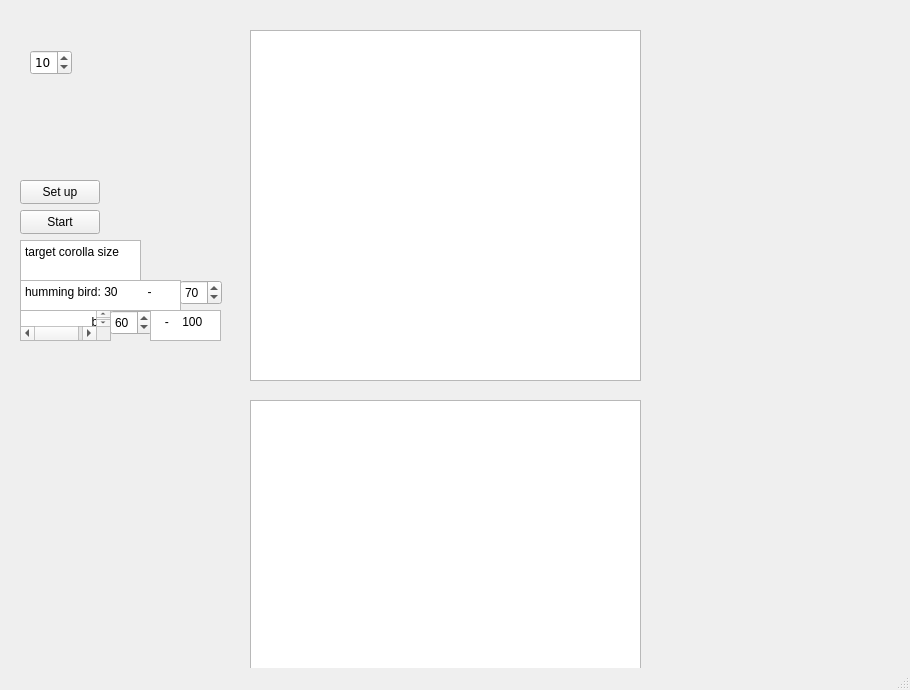
<?xml version="1.0" encoding="UTF-8"?>
<ui version="4.0">
 <class>MainWindow</class>
 <widget class="QMainWindow" name="MainWindow">
  <property name="geometry">
   <rect>
    <x>0</x>
    <y>0</y>
    <width>910</width>
    <height>690</height>
   </rect>
  </property>
  <property name="windowTitle">
   <string>MainWindow</string>
  </property>
  <widget class="QWidget" name="centralwidget">
   <widget class="QPushButton" name="setup">
    <property name="geometry">
     <rect>
      <x>20</x>
      <y>180</y>
      <width>80</width>
      <height>24</height>
     </rect>
    </property>
    <property name="text">
     <string>Set up</string>
    </property>
   </widget>
   <widget class="QGraphicsView" name="map">
    <property name="geometry">
     <rect>
      <x>250</x>
      <y>30</y>
      <width>391</width>
      <height>351</height>
     </rect>
    </property>
   </widget>
   <widget class="QSpinBox" name="spinBox_flowers">
    <property name="geometry">
     <rect>
      <x>30</x>
      <y>50</y>
      <width>42</width>
      <height>25</height>
     </rect>
    </property>
    <property name="font">
     <font>
      <family>Verdana</family>
      <pointsize>9</pointsize>
     </font>
    </property>
    <property name="minimum">
     <number>-3</number>
    </property>
    <property name="maximum">
     <number>20</number>
    </property>
    <property name="value">
     <number>10</number>
    </property>
   </widget>
   <widget class="QPushButton" name="start">
    <property name="geometry">
     <rect>
      <x>20</x>
      <y>210</y>
      <width>80</width>
      <height>24</height>
     </rect>
    </property>
    <property name="text">
     <string>Start</string>
    </property>
   </widget>
   <widget class="QSpinBox" name="spinBox_hums_range_max">
    <property name="geometry">
     <rect>
      <x>180</x>
      <y>280</y>
      <width>42</width>
      <height>25</height>
     </rect>
    </property>
    <property name="minimum">
     <number>30</number>
    </property>
    <property name="maximum">
     <number>100</number>
    </property>
    <property name="value">
     <number>70</number>
    </property>
   </widget>
   <widget class="QSpinBox" name="spinBox_bats_range_min">
    <property name="geometry">
     <rect>
      <x>110</x>
      <y>310</y>
      <width>42</width>
      <height>25</height>
     </rect>
    </property>
    <property name="minimum">
     <number>30</number>
    </property>
    <property name="maximum">
     <number>100</number>
    </property>
    <property name="value">
     <number>60</number>
    </property>
   </widget>
   <widget class="QPlainTextEdit" name="plainTextEdit">
    <property name="geometry">
     <rect>
      <x>20</x>
      <y>240</y>
      <width>121</width>
      <height>41</height>
     </rect>
    </property>
    <property name="plainText">
     <string>target corolla size</string>
    </property>
   </widget>
   <widget class="QPlainTextEdit" name="plainTextEdit_2">
    <property name="geometry">
     <rect>
      <x>20</x>
      <y>310</y>
      <width>91</width>
      <height>31</height>
     </rect>
    </property>
    <property name="plainText">
     <string>                    bat:</string>
    </property>
   </widget>
   <widget class="QPlainTextEdit" name="plainTextEdit_3">
    <property name="geometry">
     <rect>
      <x>20</x>
      <y>280</y>
      <width>161</width>
      <height>31</height>
     </rect>
    </property>
    <property name="plainText">
     <string>humming bird: 30         - </string>
    </property>
   </widget>
   <widget class="QPlainTextEdit" name="plainTextEdit_4">
    <property name="geometry">
     <rect>
      <x>150</x>
      <y>310</y>
      <width>71</width>
      <height>31</height>
     </rect>
    </property>
    <property name="plainText">
     <string>   -    100</string>
    </property>
   </widget>
   <widget class="QChartView" name="my_chart">
    <property name="geometry">
     <rect>
      <x>250</x>
      <y>400</y>
      <width>391</width>
      <height>281</height>
     </rect>
    </property>
   </widget>
  </widget>
  <widget class="QMenuBar" name="menubar">
   <property name="geometry">
    <rect>
     <x>0</x>
     <y>0</y>
     <width>910</width>
     <height>21</height>
    </rect>
   </property>
  </widget>
  <widget class="QStatusBar" name="statusbar"/>
 </widget>
 <customwidgets>
  <customwidget>
   <class>QChartView</class>
   <extends>QGraphicsView</extends>
   <header location="global">QChartView</header>
  </customwidget>
 </customwidgets>
 <resources/>
 <connections/>
</ui>
